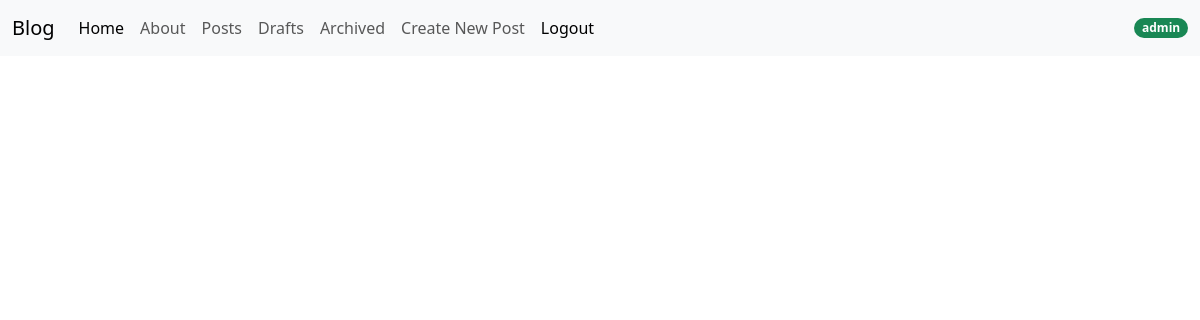
Page /post/list/ (signed in) on the earlier database version.
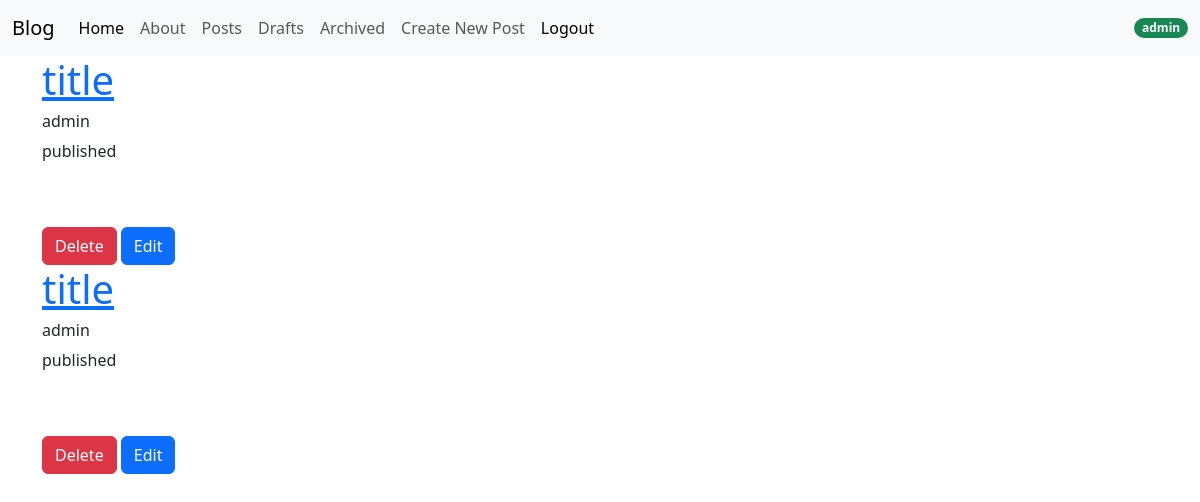
Same page on the later database version.
### post/models.py (models this page shows, shortened)
class Post(models.Model):
    title = models.CharField(max_length=200)
    subtitle = models.CharField(max_length=256, blank=True, null=True)
    body = models.TextField()
    author = models.ForeignKey(
        get_user_model(),
        on_delete=models.CASCADE
    )
    created_on = models.DateTimeField(auto_now_add=True)
    status = models.ForeignKey(
        Status,
        on_delete=models.CASCADE,
    )
    def __str__(self):
        return self.title

class Status(models.Model):
    name = models.CharField(max_length=128, unique=True)
    description = models.CharField(max_length=256, help_text="Write a description about the status: ")
    def __str__(self):
        return self.name

### post/views.py (the view)
# urls.py: path("list/", PostListView.as_view(), name="list"),
class PostListView(ListView):
  template_name = "post/list.html"
  context_object_name = "post_list"
  status = Status.objects.get(name="published")
  queryset = Post.objects.filter(status=status).order_by("created_on").reverse()
  def get_context_data(self, **kwargs):
    context = super() .get_context_data(**kwargs)
    print(context)
    return context

### templates/post/list.html (shortened to what this page needs)
{% extends "base.html" %}
{% block content %}
<div class="container">
  {% for item in post_list %}
  <h1><a href="{%url 'post_detail' item.id %}">{{item.title}}</a></h1>
  <h6>{{ item.author }}</h6>
  <p>{{ item.status }}</p>
  <br/>
  <br/>
    <a href="{% url 'post_detail' item.id %}" class="btn btn-danger">Delete</a>
    <a href="{% url 'post_detail' item.id %}" class="btn btn-primary">Edit</a>
{% endfor %}
</div>
  {% endblock %}

Differences in the rows shown:
added Post: title "title", author "admin", status "published"
added Post: title "title", author "admin", status "published"
